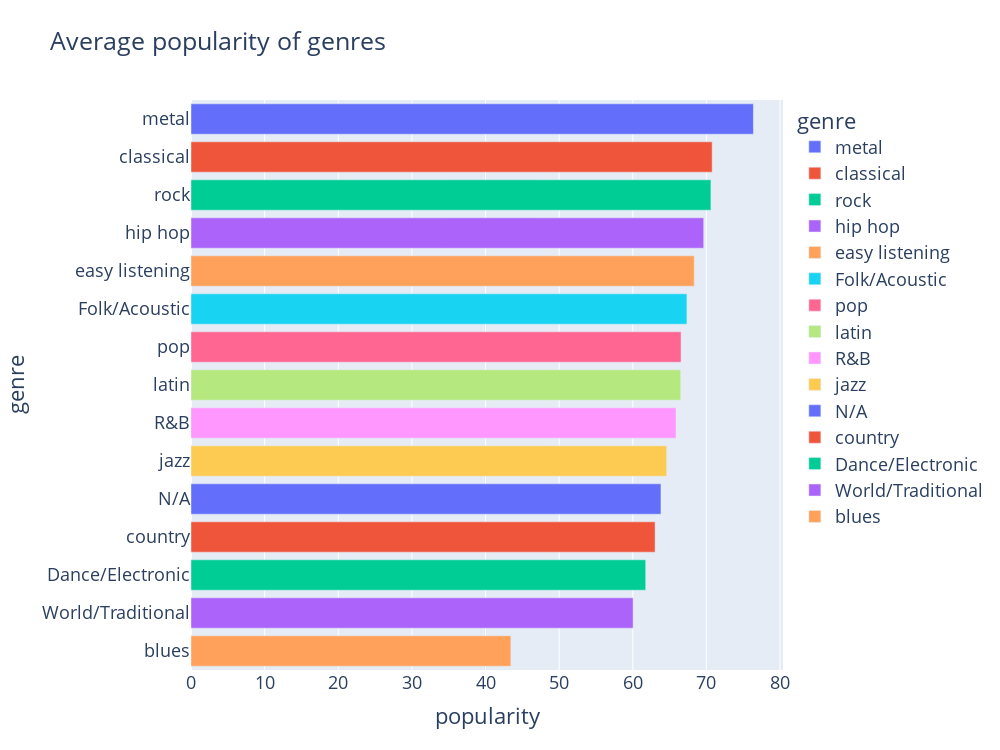

The notebook cell saved with this chart:
### Markdown cell above
## Popularity by Genre
Now that we've seen how much the genres appear in the dataset, let's take a look at the popularity of the songs with those genres.

### Code cell
fig = px.bar(genres.sort_values("popularity", ascending=False), x="popularity", y="genre",color="genre",
             width=1000, height=750, title="Average popularity of genres")
fig.update_layout(font_size=18)
fig.show()

### Figure 1 — Plotly figure (JSON) as saved in the notebook; plotly's stock layout.template omitted (floating-point values rounded to 4 significant figures)
{"data": [{"alignmentgroup": "True", "hovertemplate": "genre=%{y}<br>popularity=%{x}<extra></extra>", "legendgroup": "metal", "marker": {"color": "#636efa", "pattern": {"shape": ""}}, "name": "metal", "offsetgroup": "metal", "orientation": "h", "showlegend": true, "textposition": "auto", "type": "bar", "x": [76.39], "xaxis": "x", "y": ["metal"], "yaxis": "y"}, {"alignmentgroup": "True", "hovertemplate": "genre=%{y}<br>popularity=%{x}<extra></extra>", "legendgroup": "classical", "marker": {"color": "#EF553B", "pattern": {"shape": ""}}, "name": "classical", "offsetgroup": "classical", "orientation": "h", "showlegend": true, "textposition": "auto", "type": "bar", "x": [70.79], "xaxis": "x", "y": ["classical"], "yaxis": "y"}, {"alignmentgroup": "True", "hovertemplate": "genre=%{y}<br>popularity=%{x}<extra></extra>", "legendgroup": "rock", "marker": {"color": "#00cc96", "pattern": {"shape": ""}}, "name": "rock", "offsetgroup": "rock", "orientation": "h", "showlegend": true, "textposition": "auto", "type": "bar", "x": [70.62], "xaxis": "x", "y": ["rock"], "yaxis": "y"}, {"alignmentgroup": "True", "hovertemplate": "genre=%{y}<br>popularity=%{x}<extra></extra>", "legendgroup": "hip hop", "marker": {"color": "#ab63fa", "pattern": {"shape": ""}}, "name": "hip hop", "offsetgroup": "hip hop", "orientation": "h", "showlegend": true, "textposition": "auto", "type": "bar", "x": [69.64], "xaxis": "x", "y": ["hip hop"], "yaxis": "y"}, {"alignmentgroup": "True", "hovertemplate": "genre=%{y}<br>popularity=%{x}<extra></extra>", "legendgroup": "easy listening", "marker": {"color": "#FFA15A", "pattern": {"shape": ""}}, "name": "easy listening", "offsetgroup": "easy listening", "orientation": "h", "showlegend": true, "textposition": "auto", "type": "bar", "x": [68.35], "xaxis": "x", "y": ["easy listening"], "yaxis": "y"}, {"alignmentgroup": "True", "hovertemplate": "genre=%{y}<br>popularity=%{x}<extra></extra>", "legendgroup": "Folk/Acoustic", "marker": {"color": "#19d3f3", "pattern": {"shape": ""}}, "name": "Folk/Acoustic", "offsetgroup": "Folk/Acoustic", "orientation": "h", "showlegend": true, "textposition": "auto", "type": "bar", "x": [67.36], "xaxis": "x", "y": ["Folk/Acoustic"], "yaxis": "y"}, {"alignmentgroup": "True", "hovertemplate": "genre=%{y}<br>popularity=%{x}<extra></extra>", "legendgroup": "pop", "marker": {"color": "#FF6692", "pattern": {"shape": ""}}, "name": "pop", "offsetgroup": "pop", "orientation": "h", "showlegend": true, "textposition": "auto", "type": "bar", "x": [66.56], "xaxis": "x", "y": ["pop"], "yaxis": "y"}, {"alignmentgroup": "True", "hovertemplate": "genre=%{y}<br>popularity=%{x}<extra></extra>", "legendgroup": "latin", "marker": {"color": "#B6E880", "pattern": {"shape": ""}}, "name": "latin", "offsetgroup": "latin", "orientation": "h", "showlegend": true, "textposition": "auto", "type": "bar", "x": [66.51], "xaxis": "x", "y": ["latin"], "yaxis": "y"}, {"alignmentgroup": "True", "hovertemplate": "genre=%{y}<br>popularity=%{x}<extra></extra>", "legendgroup": "R&B", "marker": {"color": "#FF97FF", "pattern": {"shape": ""}}, "name": "R&B", "offsetgroup": "R&B", "orientation": "h", "showlegend": true, "textposition": "auto", "type": "bar", "x": [65.88], "xaxis": "x", "y": ["R&B"], "yaxis": "y"}, {"alignmentgroup": "True", "hovertemplate": "genre=%{y}<br>popularity=%{x}<extra></extra>", "legendgroup": "jazz", "marker": {"color": "#FECB52", "pattern": {"shape": ""}}, "name": "jazz", "offsetgroup": "jazz", "orientation": "h", "showlegend": true, "textposition": "auto", "type": "bar", "x": [64.61], "xaxis": "x", "y": ["jazz"], "yaxis": "y"}, {"alignmentgroup": "True", "hovertemplate": "genre=%{y}<br>popularity=%{x}<extra></extra>", "legendgroup": "N/A", "marker": {"color": "#636efa", "pattern": {"shape": ""}}, "name": "N/A", "offsetgroup": "N/A", "orientation": "h", "showlegend": true, "textposition": "auto", "type": "bar", "x": [63.83], "xaxis": "x", "y": ["N/A"], "yaxis": "y"}, {"alignmentgroup": "True", "hovertemplate": "genre=%{y}<br>popularity=%{x}<extra></extra>", "legendgroup": "country", "marker": {"color": "#EF553B", "pattern": {"shape": ""}}, "name": "country", "offsetgroup": "country", "orientation": "h", "showlegend": true, "textposition": "auto", "type": "bar", "x": [63.03], "xaxis": "x", "y": ["country"], "yaxis": "y"}, {"alignmentgroup": "True", "hovertemplate": "genre=%{y}<br>popularity=%{x}<extra></extra>", "legendgroup": "Dance/Electronic", "marker": {"color": "#00cc96", "pattern": {"shape": ""}}, "name": "Dance/Electronic", "offsetgroup": "Dance/Electronic", "orientation": "h", "showlegend": true, "textposition": "auto", "type": "bar", "x": [61.76], "xaxis": "x", "y": ["Dance/Electronic"], "yaxis": "y"}, {"alignmentgroup": "True", "hovertemplate": "genre=%{y}<br>popularity=%{x}<extra></extra>", "legendgroup": "World/Traditional", "marker": {"color": "#ab63fa", "pattern": {"shape": ""}}, "name": "World/Traditional", "offsetgroup": "World/Traditional", "orientation": "h", "showlegend": true, "textposition": "auto", "type": "bar", "x": [60.05], "xaxis": "x", "y": ["World/Traditional"], "yaxis": "y"}, {"alignmentgroup": "True", "hovertemplate": "genre=%{y}<br>popularity=%{x}<extra></extra>", "legendgroup": "blues", "marker": {"color": "#FFA15A", "pattern": {"shape": ""}}, "name": "blues", "offsetgroup": "blues", "orientation": "h", "showlegend": true, "textposition": "auto", "type": "bar", "x": [43.45], "xaxis": "x", "y": ["blues"], "yaxis": "y"}], "layout": {"barmode": "relative", "font": {"size": 18}, "height": 750, "legend": {"title": {"text": "genre"}, "tracegroupgap": 0}, "title": {"text": "Average popularity of genres"}, "width": 1000, "xaxis": {"anchor": "y", "domain": [0, 1], "title": {"text": "popularity"}}, "yaxis": {"anchor": "x", "categoryarray": ["blues", "World/Traditional", "Dance/Electronic", "country", "N/A", "jazz", "R&B", "latin", "pop", "Folk/Acoustic", "easy listening", "hip hop", "rock", "classical", "metal"], "categoryorder": "array", "domain": [0, 1], "title": {"text": "genre"}}}}
